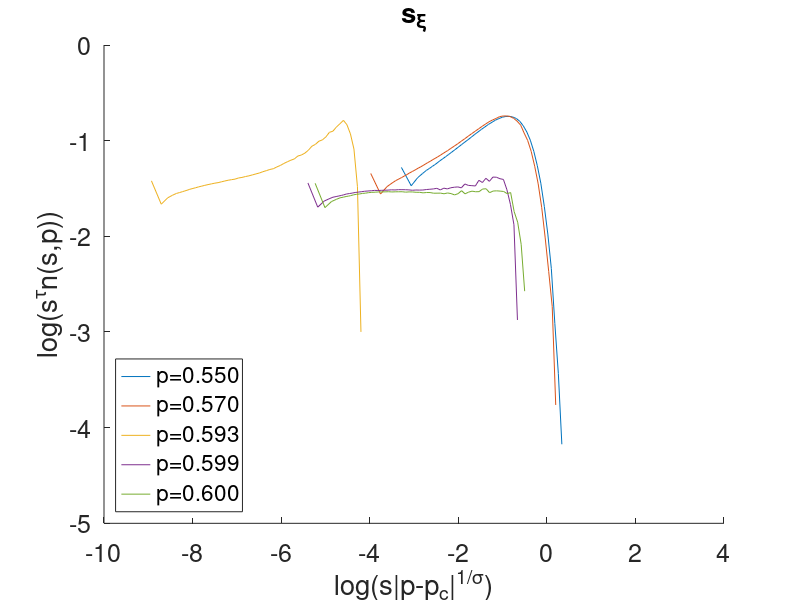
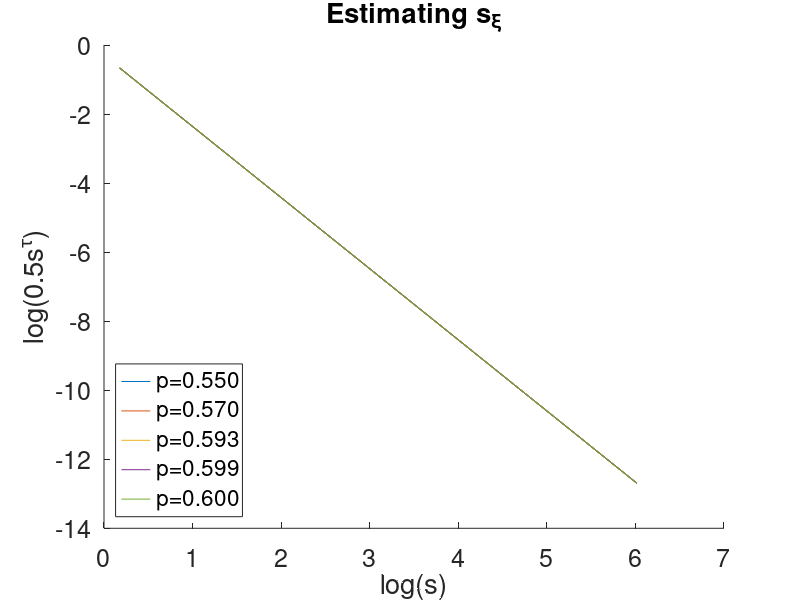

Source code (MATLAB) for these figures, in order:
% g) Plotting n(s,p)s^tau vs. F(s/sxi) to estimate sxi 
%
% Read output data from ClusterNumDensity.txt 
% produced from the MATLAB script ClusterNumberDensity.m
% From this text file we find n(s,p) which we use to estimate
% sigma in sxi = |p-pc|^(1/sigma).

fileID = fopen('ClusterNumDensity.dat');
Nsp = textscan(fileID,'%f64 %f64 %f64 %f64 %f64 %f64','delimiter',' ' ,'commentStyle', '\\');
fclose(fileID);

nsp1 = Nsp{1};
nsp2 = Nsp{2};
nsp3 = Nsp{3};
nsp4 = Nsp{4};
nsp5 = Nsp{5};
s = Nsp{6};

p = [nsp1(1) nsp2(1) nsp3(1) nsp4(1) nsp5(1)];  % p

nsp1 = nsp1(2:end);                 
nsp2 = nsp2(2:end);
nsp3 = nsp3(2:end);
nsp4 = nsp4(2:end);
nsp5 = nsp5(2:end);

nsp = [nsp1 nsp2 nsp3 nsp4 nsp5];              % n(s,p)
s = s(2:end);                                  % s

tau = 2.06;                                    % from tablevalues
pc = 0.59275;                                  % critical cutoff prob.

sigma = 36/91.0;                               % tabulated sigma value

%%%%%%%%%%%%%%%%%%%%%%%%%%%%%%%%%%%%%%%%%%%%%%%%%%%%%%%%%%%%%%%%%%%%%%%%%

fontsize = 18;
legends = {};
h = figure();
hold all

for i=1:length(p)
    
    F = abs(p(i)-pc)^(1/sigma)*s(:);
    K = nsp(:,i).*(s(:).^(tau));
    
    alegend = ['p=' num2str(p(i),'%.3f')];
    legends{end+1} = alegend;
    plot(log10(F),log10(K),'-')
    set(gca,'FontSize',fontsize)
    xlabel('log(s|p-p_c|^{1/\sigma})');ylabel('log(s^{\tau}n(s,p))');
    drawnow
end

Title = ['s_{\xi}'];
name = ['sxi.png'];
title(Title)
legend(legends,'Location','SouthWest')
print(h,'-dpng',name)
hold off

h = figure();
hold all

for i=1:length(p)
    K = 0.5*s(:).^(-tau);
    
    plot(log10(s), log10(K),'-')
    set(gca,'FontSize',fontsize)
    xlabel('log(s)');ylabel('log(0.5s^{\tau})')
    drawnow
end


Title = ['Estimating s_{\xi}'];
name = ['sxi_estimate.png'];
title(Title)
legend(legends,'Location','SouthWest')
print(h,'-dpng',name)
hold off

    